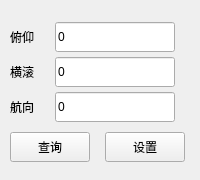
    <widget class="PanelItem" name="Page1_Pane9" native="true">
     <property name="geometry">
      <rect>
       <x>560</x>
       <y>205</y>
       <width>200</width>
       <height>180</height>
      </rect>
     </property>
     <property name="minimumSize">
      <size>
       <width>200</width>
       <height>180</height>
      </size>
     </property>
     <property name="maximumSize">
      <size>
       <width>200</width>
       <height>180</height>
      </size>
     </property>
     <widget class="QLabel" name="Page1_Pane9_Label1">
      <property name="geometry">
       <rect>
        <x>10</x>
        <y>22</y>
        <width>40</width>
        <height>30</height>
       </rect>
      </property>
      <property name="minimumSize">
       <size>
        <width>40</width>
        <height>30</height>
       </size>
      </property>
      <property name="maximumSize">
       <size>
        <width>40</width>
        <height>30</height>
       </size>
      </property>
      <property name="text">
       <string>俯仰</string>
      </property>
     </widget>
     <widget class="QLineEdit" name="Page1_Pane9_Pitch_lineEdit">
      <property name="enabled">
       <bool>true</bool>
      </property>
      <property name="geometry">
       <rect>
        <x>55</x>
        <y>22</y>
        <width>120</width>
        <height>30</height>
       </rect>
      </property>
      <property name="minimumSize">
       <size>
        <width>120</width>
        <height>30</height>
       </size>
      </property>
      <property name="maximumSize">
       <size>
        <width>120</width>
        <height>30</height>
       </size>
      </property>
      <property name="mouseTracking">
       <bool>true</bool>
      </property>
      <property name="focusPolicy">
       <enum>Qt::StrongFocus</enum>
      </property>
      <property name="text">
       <string>0</string>
      </property>
      <property name="echoMode">
       <enum>QLineEdit::Normal</enum>
      </property>
      <property name="readOnly">
       <bool>false</bool>
      </property>
      <property name="clearButtonEnabled">
       <bool>false</bool>
      </property>
     </widget>
     <widget class="QLabel" name="Page1_Pane9_Label2">
      <property name="geometry">
       <rect>
        <x>10</x>
        <y>57</y>
        <width>40</width>
        <height>30</height>
       </rect>
      </property>
      <property name="minimumSize">
       <size>
        <width>40</width>
        <height>30</height>
       </size>
      </property>
      <property name="maximumSize">
       <size>
        <width>40</width>
        <height>30</height>
       </size>
      </property>
      <property name="text">
       <string>横滚</string>
      </property>
     </widget>
     <widget class="QLineEdit" name="Page1_Pane9_Roll_lineEdit">
      <property name="geometry">
       <rect>
        <x>55</x>
        <y>57</y>
        <width>120</width>
        <height>30</height>
       </rect>
      </property>
      <property name="minimumSize">
       <size>
        <width>120</width>
        <height>30</height>
       </size>
      </property>
      <property name="maximumSize">
       <size>
        <width>120</width>
        <height>30</height>
       </size>
      </property>
      <property name="focusPolicy">
       <enum>Qt::StrongFocus</enum>
      </property>
      <property name="text">
       <string>0</string>
      </property>
      <property name="readOnly">
       <bool>false</bool>
      </property>
     </widget>
     <widget class="QLineEdit" name="Page1_Pane9_Yaw_lineEdit">
      <property name="geometry">
       <rect>
        <x>55</x>
        <y>92</y>
        <width>120</width>
        <height>30</height>
       </rect>
      </property>
      <property name="minimumSize">
       <size>
        <width>120</width>
        <height>30</height>
       </size>
      </property>
      <property name="maximumSize">
       <size>
        <width>120</width>
        <height>30</height>
       </size>
      </property>
      <property name="focusPolicy">
       <enum>Qt::StrongFocus</enum>
      </property>
      <property name="text">
       <string>0</string>
      </property>
      <property name="readOnly">
       <bool>false</bool>
      </property>
     </widget>
     <widget class="QLabel" name="Page1_Pane9_Label3">
      <property name="geometry">
       <rect>
        <x>10</x>
        <y>92</y>
        <width>40</width>
        <height>30</height>
       </rect>
      </property>
      <property name="minimumSize">
       <size>
        <width>40</width>
        <height>30</height>
       </size>
      </property>
      <property name="maximumSize">
       <size>
        <width>40</width>
        <height>30</height>
       </size>
      </property>
      <property name="text">
       <string>航向</string>
      </property>
     </widget>
     <widget class="HoverFillButton" name="Page1_Pane9_SetValue_Btn">
      <property name="geometry">
       <rect>
        <x>105</x>
        <y>132</y>
        <width>80</width>
        <height>30</height>
       </rect>
      </property>
      <property name="minimumSize">
       <size>
        <width>80</width>
        <height>30</height>
       </size>
      </property>
      <property name="maximumSize">
       <size>
        <width>80</width>
        <height>30</height>
       </size>
      </property>
      <property name="text">
       <string>设置</string>
      </property>
     </widget>
     <widget class="HoverFillButton" name="Page1_Pane9_GetValue_Btn">
      <property name="geometry">
       <rect>
        <x>10</x>
        <y>132</y>
        <width>80</width>
        <height>30</height>
       </rect>
      </property>
      <property name="minimumSize">
       <size>
        <width>80</width>
        <height>30</height>
       </size>
      </property>
      <property name="maximumSize">
       <size>
        <width>80</width>
        <height>30</height>
       </size>
      </property>
      <property name="text">
       <string>查询</string>
      </property>
     </widget>
    </widget>
